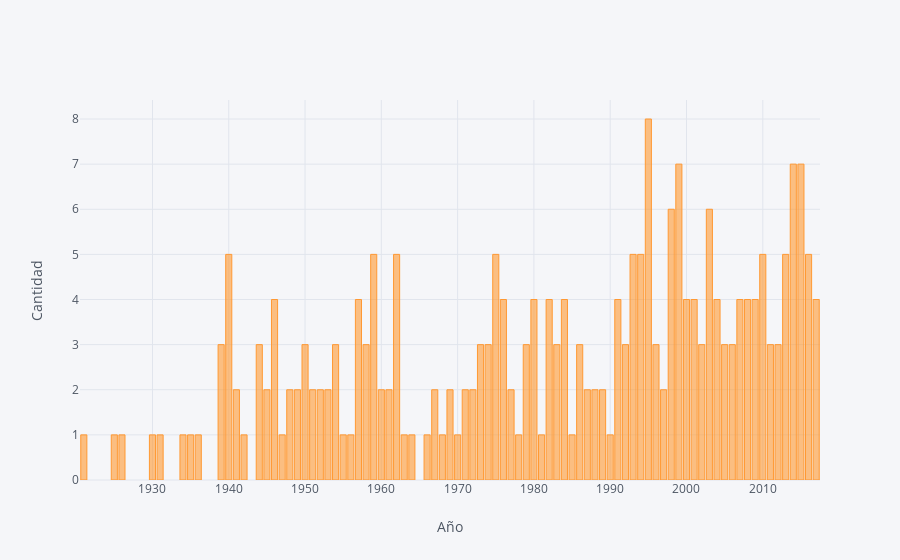

Write notebook code for a chart like this one.
### Markdown cell above
Años con mas peliculas

### Code cell
configure_plotly_browser_state()
df_movies.Year.value_counts().iplot(kind='bar', xTitle='Año', yTitle='Cantidad')

### Figure 1 — Plotly figure (JSON) as saved in the notebook; plotly's stock layout.template omitted (floating-point values rounded to 4 significant figures)
{"data": [{"marker": {"color": "rgba(255, 153, 51, 0.6)", "line": {"color": "rgba(255, 153, 51, 1.0)", "width": 1}}, "name": "Year", "orientation": "v", "text": "", "type": "bar", "uid": "dad1abc2-942d-4e33-87b7-1f410defea33", "x": [1995, 2015, 1999, 2014, 2003, 1998, 1994, 1975, 2013, 2016, 1959, 1940, 1962, 2010, 1993, 1982, 1976, 1957, 2000, 2008, 2004, 1984, 2017, 1980, 2007, 1991, 1946, 2009, 2001, 1992, 1983, 2012, 1944, 1939, 1973, 1958, 2005, 1954, 1974, 2002, 1950, 1979, 2006, 1996, 1986, 2011, 1949, 1961, 1969, 1953, 1988, 1945, 1989, 1972, 1967, 1948, 1971, 1960, 1951, 1997, 1941, 1952, 1977, 1987, 1947, 1934, 1966, 1955, 1930, 1935, 1956, 1990, 1968, 1978, 1926, 1925, 1963, 1921, 1964, 1985, 1981, 1942, 1936, 1931, 1970], "y": [8, 7, 7, 7, 6, 6, 5, 5, 5, 5, 5, 5, 5, 5, 5, 4, 4, 4, 4, 4, 4, 4, 4, 4, 4, 4, 4, 4, 4, 3, 3, 3, 3, 3, 3, 3, 3, 3, 3, 3, 3, 3, 3, 3, 3, 3, 2, 2, 2, 2, 2, 2, 2, 2, 2, 2, 2, 2, 2, 2, 2, 2, 2, 2, 1, 1, 1, 1, 1, 1, 1, 1, 1, 1, 1, 1, 1, 1, 1, 1, 1, 1, 1, 1, 1]}], "layout": {"legend": {"bgcolor": "#F5F6F9", "font": {"color": "#4D5663"}}, "paper_bgcolor": "#F5F6F9", "plot_bgcolor": "#F5F6F9", "title": {"font": {"color": "#4D5663"}}, "xaxis": {"gridcolor": "#E1E5ED", "showgrid": true, "tickfont": {"color": "#4D5663"}, "title": {"font": {"color": "#4D5663"}, "text": "Año"}, "zerolinecolor": "#E1E5ED"}, "yaxis": {"gridcolor": "#E1E5ED", "showgrid": true, "tickfont": {"color": "#4D5663"}, "title": {"font": {"color": "#4D5663"}, "text": "Cantidad"}, "zerolinecolor": "#E1E5ED"}}}
